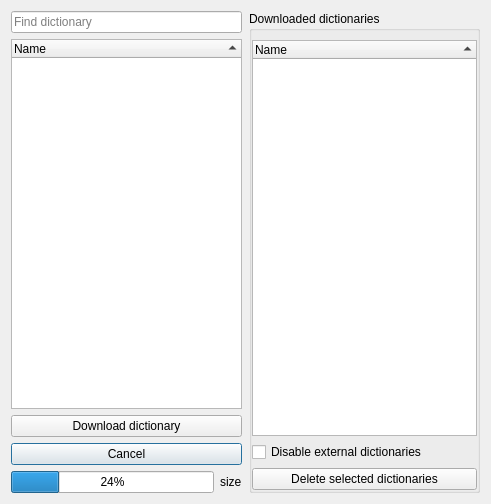
<?xml version="1.0" encoding="UTF-8"?>
<ui version="4.0">
 <class>DictionaryManagerDialog</class>
 <widget class="QDialog" name="DictionaryManagerDialog">
  <property name="geometry">
   <rect>
    <x>0</x>
    <y>0</y>
    <width>491</width>
    <height>504</height>
   </rect>
  </property>
  <property name="windowTitle">
   <string>Dictionary manager</string>
  </property>
  <layout class="QGridLayout" name="gridLayout_2">
   <item row="0" column="0">
    <layout class="QGridLayout" name="gridLayout">
     <item row="1" column="0">
      <widget class="QFrame" name="selectFrame">
       <property name="sizePolicy">
        <sizepolicy hsizetype="Preferred" vsizetype="Preferred">
         <horstretch>1</horstretch>
         <verstretch>0</verstretch>
        </sizepolicy>
       </property>
       <layout class="QGridLayout" name="selectLayout">
        <property name="leftMargin">
         <number>0</number>
        </property>
        <property name="topMargin">
         <number>0</number>
        </property>
        <property name="rightMargin">
         <number>1</number>
        </property>
        <property name="bottomMargin">
         <number>0</number>
        </property>
        <item row="3" column="0" colspan="2">
         <widget class="QFrame" name="downloadFrame">
          <property name="frameShape">
           <enum>QFrame::NoFrame</enum>
          </property>
          <layout class="QGridLayout" name="gridLayout_3">
           <property name="leftMargin">
            <number>0</number>
           </property>
           <property name="topMargin">
            <number>0</number>
           </property>
           <property name="rightMargin">
            <number>0</number>
           </property>
           <property name="bottomMargin">
            <number>0</number>
           </property>
           <item row="0" column="0" colspan="2">
            <widget class="QPushButton" name="downloadCancelButton">
             <property name="text">
              <string>Cancel</string>
             </property>
             <property name="icon">
              <iconset theme="dialog-cancel" resource="../breeze-qownnotes.qrc">
               <normaloff>:/icons/breeze-qownnotes/16x16/dialog-cancel.svg</normaloff>:/icons/breeze-qownnotes/16x16/dialog-cancel.svg</iconset>
             </property>
            </widget>
           </item>
           <item row="1" column="0">
            <widget class="QProgressBar" name="downloadProgressBar">
             <property name="value">
              <number>24</number>
             </property>
            </widget>
           </item>
           <item row="1" column="1">
            <widget class="QLabel" name="downloadSizeLabel">
             <property name="text">
              <string notr="true">size</string>
             </property>
            </widget>
           </item>
          </layout>
         </widget>
        </item>
        <item row="2" column="0" colspan="2">
         <widget class="QPushButton" name="downloadButton">
          <property name="text">
           <string>Download dictionary</string>
          </property>
          <property name="icon">
           <iconset theme="edit-download" resource="../breeze-qownnotes.qrc">
            <normaloff>:/icons/breeze-qownnotes/16x16/edit-download.svg</normaloff>:/icons/breeze-qownnotes/16x16/edit-download.svg</iconset>
          </property>
         </widget>
        </item>
        <item row="1" column="0" colspan="2">
         <widget class="QTreeWidget" name="remoteDictionaryTreeWidget">
          <property name="rootIsDecorated">
           <bool>false</bool>
          </property>
          <property name="sortingEnabled">
           <bool>true</bool>
          </property>
          <column>
           <property name="text">
            <string>Name</string>
           </property>
          </column>
         </widget>
        </item>
        <item row="0" column="0" colspan="2">
         <widget class="QLineEdit" name="searchDictionaryEdit">
          <property name="toolTip">
           <string>Enter your query text</string>
          </property>
          <property name="placeholderText">
           <string>Find dictionary</string>
          </property>
          <property name="clearButtonEnabled">
           <bool>true</bool>
          </property>
         </widget>
        </item>
       </layout>
      </widget>
     </item>
     <item row="1" column="1">
      <widget class="QGroupBox" name="localDictionariesGroupBox">
       <property name="sizePolicy">
        <sizepolicy hsizetype="Preferred" vsizetype="Preferred">
         <horstretch>1</horstretch>
         <verstretch>0</verstretch>
        </sizepolicy>
       </property>
       <property name="title">
        <string>Downloaded dictionaries</string>
       </property>
       <property name="flat">
        <bool>true</bool>
       </property>
       <layout class="QVBoxLayout" name="verticalLayout">
        <property name="leftMargin">
         <number>0</number>
        </property>
        <property name="rightMargin">
         <number>0</number>
        </property>
        <property name="bottomMargin">
         <number>0</number>
        </property>
        <item>
         <widget class="QTreeWidget" name="localDictionaryTreeWidget">
          <property name="selectionMode">
           <enum>QAbstractItemView::MultiSelection</enum>
          </property>
          <property name="rootIsDecorated">
           <bool>false</bool>
          </property>
          <property name="sortingEnabled">
           <bool>true</bool>
          </property>
          <column>
           <property name="text">
            <string>Name</string>
           </property>
          </column>
         </widget>
        </item>
        <item>
         <widget class="QCheckBox" name="disableExternalDictionariesCheckBox">
          <property name="toolTip">
           <string>If checked only the downloaded dictionaries will be used</string>
          </property>
          <property name="text">
           <string>Disable external dictionaries</string>
          </property>
         </widget>
        </item>
        <item>
         <widget class="QPushButton" name="deleteLocalDictionaryButton">
          <property name="text">
           <string>Delete selected dictionaries</string>
          </property>
          <property name="icon">
           <iconset theme="edit-delete" resource="../breeze-qownnotes.qrc">
            <normaloff>:/icons/breeze-qownnotes/16x16/edit-delete.svg</normaloff>:/icons/breeze-qownnotes/16x16/edit-delete.svg</iconset>
          </property>
         </widget>
        </item>
       </layout>
      </widget>
     </item>
    </layout>
   </item>
  </layout>
 </widget>
 <tabstops>
  <tabstop>searchDictionaryEdit</tabstop>
  <tabstop>remoteDictionaryTreeWidget</tabstop>
  <tabstop>downloadButton</tabstop>
  <tabstop>downloadCancelButton</tabstop>
  <tabstop>localDictionaryTreeWidget</tabstop>
  <tabstop>deleteLocalDictionaryButton</tabstop>
 </tabstops>
 <resources>
  <include location="../breeze-qownnotes.qrc"/>
 </resources>
 <connections/>
</ui>
